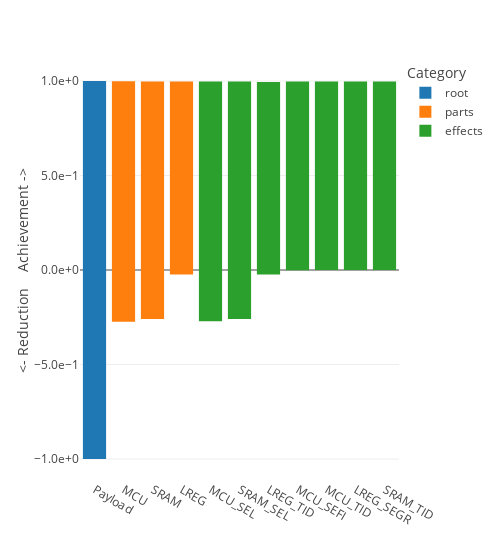

Here is the notebook cell this chart was saved with:
### Markdown cell above
## Risk achievement and reduction ratios

### Code cell
### risk reduction and achievement ratios
ratios = pd.DataFrame(index=worth[0].columns,columns=mean.columns)
ratios['root'].loc[root] = worth[0][[root]].mean().squeeze() + worth[1][[root]].mean().squeeze()
ratios['parts'].loc[parts] = worth[0][parts].mean() + worth[1][parts].mean()
ratios['effects'].loc[effects] = worth[0][effects].mean() + worth[1][effects].mean()
ratios['base'] = -worth[1].mean()
ratios['achievement'] = ratios[mean.columns].sum(axis=1) + ratios['base']
ratios['reduction'] = -ratios['base']
ratios = ratios.sort_values(by=list(mean.columns),ascending=False).astype(float)
display(ratios)
fig = px.bar(ratios[mean.columns],base=ratios['base'],
    labels={'value':'<- Reduction    Achievement ->','variable':'Category','index':''})
fig.update_layout(width=500)
fig.write_image(f'{project_dir}/figures/ratios.png')
fig.show()

### Figure 1 — Plotly figure (JSON) as saved in the notebook; plotly's stock layout.template omitted (floating-point values rounded to 4 significant figures)
{"data": [{"alignmentgroup": "True", "base": [-1, -0.2742, -0.2599, -0.02373, -0.2713, -0.2599, -0.02357, -0.001795, -1.153e-11, -0.000136, 0], "hovertemplate": "Category=root<br>base=%{base}<br>=%{x}<br><- Reduction    Achievement ->=%{y}<extra></extra>", "legendgroup": "root", "marker": {"color": "#1F77B4", "pattern": {"shape": ""}}, "name": "root", "offsetgroup": "root", "orientation": "v", "showlegend": true, "textposition": "auto", "type": "bar", "x": ["Payload", "MCU", "SRAM", "LREG", "MCU_SEL", "SRAM_SEL", "LREG_TID", "MCU_SEFI", "MCU_TID", "LREG_SEGR", "SRAM_TID"], "xaxis": "x", "y": [2, null, null, null, null, null, null, null, null, null, null], "yaxis": "y"}, {"alignmentgroup": "True", "base": [-1, -0.2742, -0.2599, -0.02373, -0.2713, -0.2599, -0.02357, -0.001795, -1.153e-11, -0.000136, 0], "hovertemplate": "Category=parts<br>base=%{base}<br>=%{x}<br><- Reduction    Achievement ->=%{y}<extra></extra>", "legendgroup": "parts", "marker": {"color": "#FF7F0E", "pattern": {"shape": ""}}, "name": "parts", "offsetgroup": "parts", "orientation": "v", "showlegend": true, "textposition": "auto", "type": "bar", "x": ["Payload", "MCU", "SRAM", "LREG", "MCU_SEL", "SRAM_SEL", "LREG_TID", "MCU_SEFI", "MCU_TID", "LREG_SEGR", "SRAM_TID"], "xaxis": "x", "y": [null, 1.273, 1.257, 1.021, null, null, null, null, null, null, null], "yaxis": "y"}, {"alignmentgroup": "True", "base": [-1, -0.2742, -0.2599, -0.02373, -0.2713, -0.2599, -0.02357, -0.001795, -1.153e-11, -0.000136, 0], "hovertemplate": "Category=effects<br>base=%{base}<br>=%{x}<br><- Reduction    Achievement ->=%{y}<extra></extra>", "legendgroup": "effects", "marker": {"color": "#2CA02C", "pattern": {"shape": ""}}, "name": "effects", "offsetgroup": "effects", "orientation": "v", "showlegend": true, "textposition": "auto", "type": "bar", "x": ["Payload", "MCU", "SRAM", "LREG", "MCU_SEL", "SRAM_SEL", "LREG_TID", "MCU_SEFI", "MCU_TID", "LREG_SEGR", "SRAM_TID"], "xaxis": "x", "y": [null, null, null, null, 1.269, 1.257, 1.019, 0.9995, 0.9977, 0.9972, 0.997], "yaxis": "y"}], "layout": {"barmode": "relative", "legend": {"title": {"text": "Category"}, "tracegroupgap": 0}, "margin": {"t": 60}, "width": 500, "xaxis": {"anchor": "y", "domain": [0, 1], "title": {"text": ""}}, "yaxis": {"anchor": "x", "domain": [0, 1], "title": {"text": "<- Reduction    Achievement ->"}}}}
